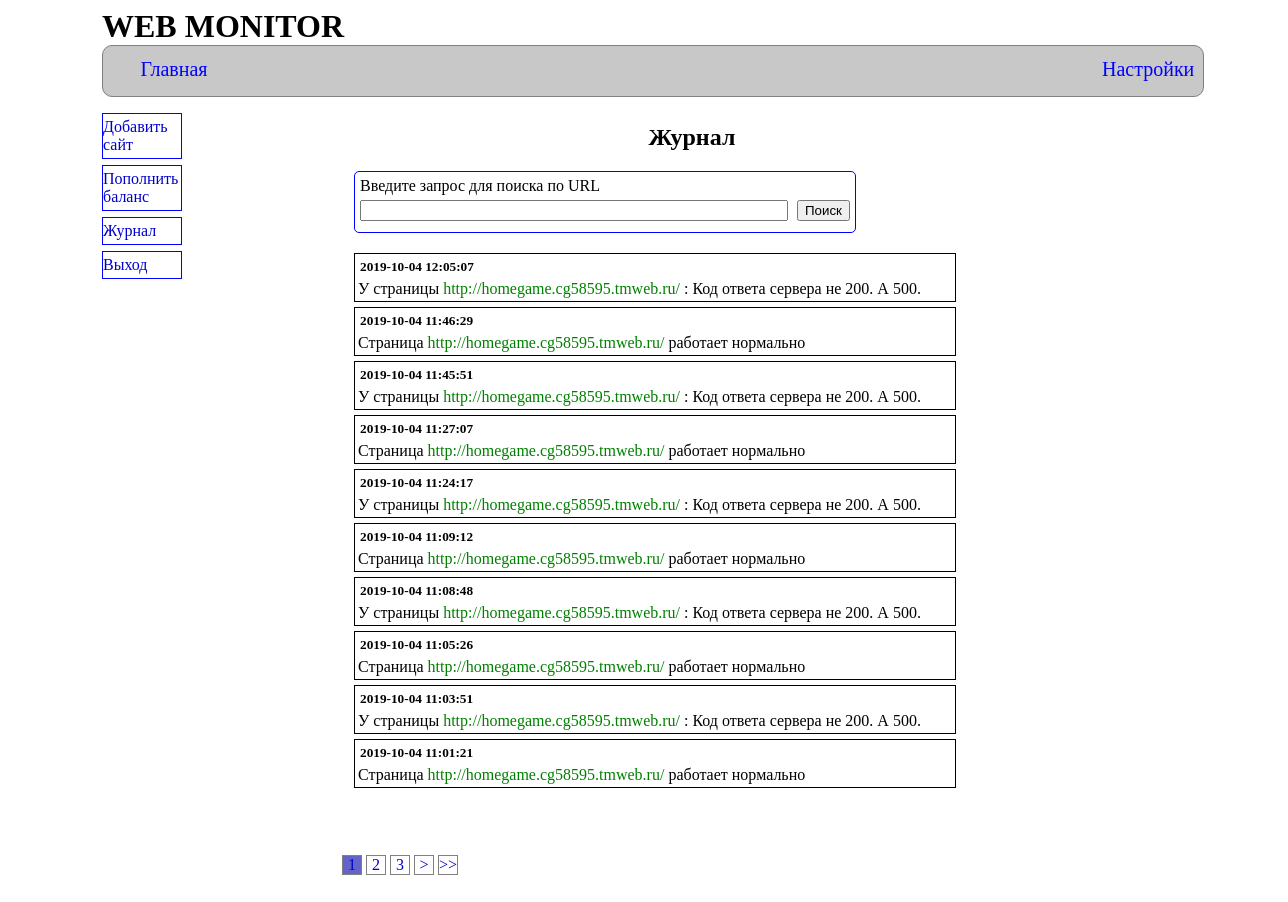
Screenshot of /journal.php?numpage=1 (signed in) with the database file from the repository.
### tables this page shows
CREATE TABLE IF NOT EXISTS `journal` (
  `id` int(11) NOT NULL AUTO_INCREMENT,
  `url` text NOT NULL,
  `response` int(11) NOT NULL,
  `code_check` varchar(6) NOT NULL,
  `time_check` datetime NOT NULL,
  PRIMARY KEY (`id`)
);

### modelJournal.php (the view, shortened to what this page needs)
<?php
class Journal
{
    public function codeToMessage($url,$code,$response,$forSMS=false)
    {
        if ($forSMS==true)
        {
            $result="У страницы {$url} ";
        }
        else
        {
            $result="У страницы <a href='page.php?url={$url}'><span class='urlJournal' > {$url} </span></a>: ";
        }
        if (strcmp($code,'111111')==0)
        {
        if ($forSMS==true)
        {
            return "Страница {$url} работает нормально.";
        }
        else
        {
            return "Страница <a href='page.php?url={$url}'><span class='urlJournal'> {$url} </span></a> работает нормально";
        }
        }
        if ($code[0]=='0')
        {
            $result.="Код ответа сервера не 200. А ".$response.".";
            return $result;
        }
        if ($code[1]=='0')
        {
            $result.="Размер страницы вышел за допустимый диапозон; ";
        }
        if ($code[2]=='0')
        {
            $result.="h1 не верен; ";
        }
        if ($code[3]=='0')
        {
            $result.="title не верен; ";
        }
        if ($code[5]=='0')
        {
            $result.="description не верен; ";
        }
        return $result;
    }
    public function getArrMessage()
    {
        $conn= connectDB();
        $sql="SELECT url, code_check, time_check, response FROM journal ORDER BY time_check DESC";
        $resultSQL=$conn->query($sql);
        while($row=$resultSQL->fetch(PDO::FETCH_ASSOC))
        {
            $arrCode[]=$row;
        }
        for ($i=0;$i<count($arrCode);$i++)
        {
            $message=$this->codeToMessage($arrCode[$i]['url'],
                    $arrCode[$i]['code_check'],$arrCode[$i]['response'] );
            $resultOne=['time'=>$arrCode[$i]['time_check'],"message"=>$message];
            $result[]=$resultOne;
        }
        return $result;
    }
}

### journal.php (shortened to what this page needs)
<?php
require_once 'functions.php';
require_once 'modelJournal.php';
if (!isset($_SESSION['resultSearch']))
{
    $journal=new Journal();
    $message=$journal->getArrMessage();
}
else
{
   $message=$_SESSION['resultSearch'];
}
$recordInPage=10;
$countRecords=count($message);
$paginPageAll=(int)($countRecords / $recordInPage);
if ($countRecords % $recordInPage!=0) $paginPageAll++;
$numPaginPage=$_GET['numpage'];
$recordBegin=$recordInPage*($numPaginPage-1);
$recordEnb=$recordBegin+$recordInPage;
if ($numPaginPage-2<=1)
{
    $paginBegin=1;
}
 else
{
     $paginBegin=$numPaginPage-2;
}
if ($numPaginPage+2>=$paginPageAll)
{
    $paginEnd=$paginPageAll;
}
 else
{
     $paginEnd=$numPaginPage+2;
}
?>
<!DOCTYPE html>
<html>
    <head>
        <link rel="stylesheet" href="style/main.css" type="text/css">
        <link rel="stylesheet" href="style/journal.css" type="text/css">
    </head>
    <body>
        <header>
            <h1> WEB MONITOR</h1>
            <div id="headDiv">
                <a href="index.php">
                    <div id="headIndexA">
                        <p> Главная</p>
                    </div>
                </a>
                <a href="option.php">
                    <div id="headOptionA">
                        <p> Настройки</p>
                    </div>
                </a>
            </div>
        </header>
        <nav>
            <ul>
                <li><div><a href="/enterUrlPage.php"><p>Добавить сайт</p></a></li></div>
            <li><div> <a href="https://www.smsfeedback.ru/users/invoices/addinvoiceform.php">
                        <p>Пополнить баланс</p></a> </li></div>
            <li><div> <a href="journal.php"><p>Журнал</p></a></li></div>
            <li><div> <a href="serverFunc.php?exit=true"><p>Выход</p></a></li></div>
             </ul>
        </nav>
        <main style="border: none;">
            <h2>Журнал</h2>
            <?php if (!isset($message) && !isset($_SESSION['querySearch'])):?>
                <h3 style="margin-left: 30px;">Нет данных</h3>
            <?php else: ?>
                <div id="divSearchJournal">
                    <form id="searchByJournal" action="serverFunc.php" method="post">
                        <p> Введите запрос для поиска по URL</p>
                        <input type="text" id="textSearchJournal" name="querySearchJournal"
                            value="<?=$_SESSION['querySearch']?>"
                        >
                        <input type="submit" name="btnSearchJournal" value="Поиск">
                    </form>
                </div>
                <?php if ($_SESSION['querySearch']!='' && !isset($_SESSION['resultSearch'])):?>
                    <h4 style="margin-left: 150px"> по вашему запросу ни чего не найдено</h4>
                 <?php else: ?>
                    <?php for ($i=$recordBegin;$i<$recordEnb;$i++):
                     ?>
                         <div class="divMessageJournal">
                             <h5><?= $message[$i]['time']?> </h5>
                             <p><?= $message[$i]['message']?></p>
                         </div>
                     <?php endfor?>
                <?php endif;?>
            <?php endif?>
            <?php if ($paginPageAll>1):?>
                <div id="paginator">
                    <?php
                       for ($i=$paginBegin;$i<=$paginEnd;$i++):
                    ?>
                        <div class="divPaginator <?php if($numPaginPage==$i) echo " divPaginChecked" ?>">
                            <a href="journal.php?numpage=<?=$i?>"><p><?= $i?> </p></a>
                        </div>
                    <?php endfor;?>
                    <?php if($numPaginPage<$paginPageAll):?>
                        <div class="divPaginator">
                                <a href="journal.php?numpage=<?=$numPaginPage+1?>"><p>> </p></a>
                        </div>
                        <div class="divPaginator">
                                <a href="journal.php?numpage=<?=$paginPageAll?>"><p>>> </p></a>
                        </div>
                    <?php endif;?>
                </div>
            <?php endif;?>
        </main>
    </body>
</html>

### style/main.css (style rules this page uses)
body { position:absolute; width: 1100px; left: 50%; transform: translate(50,0); }
h1 { margin-bottom: 0px; margin-top: 0px; }
#headDiv { background-color: rgb(200,200,200); border-radius: 10px; border: 1px solid gray; width: 100%; height: 50px; }
#headIndexA,#headOptionA { position: absolute; display: inline; color: blue; margin-top: -8px; font-size: 15pt; }
#headIndexA { left: 2%; width: 100px; height: 60px; }
#headIndexA>p { text-align: center; }
#headOptionA { left:1000px; width: 100px; height: 60px; }
main { border: 1px solid gray; }
nav { position: absolute; height:200px; width: 80px; float:left; z-index: 5; margin-top: 10px; }
main { position: relative; top: 7px; left: 100px; width: 980px; height: 800px; margin-top: 10px; }
ul { padding-left: 0px; margin: 0px; }
ul>li { list-style-type: none; }
ul>li>div { border: 1px solid blue; margin: 6px 0px; }
ul>li>div>a>p { margin:4px 0px; }
#paginator { position: relative; top: 65px; left:30px; }
.divPaginator { display:inline-block; width:18px; height:18px; border: 1px solid gray; margin: 2px 0px; }
.divPaginator p { margin:0px; text-align: center; }
.divPaginator a { text-decoration: none; }
.divPaginChecked { background-color: rgb(100,100,200); }
a { outline: none !important; text-decoration: none; color: #00C; }

### style/journal.css (style rules this page uses)
#divSearchJournal { position: relative; left: 15%; width: 500px; height: 60px; border: 1px solid blue; border-radius: 5px; margin-left: 5px; margin-top: 10px; margin-bottom: 20px; }
#divSearchJournal p { margin: 5px; }
#divSearchJournal input { margin-left: 5px; }
#textSearchJournal { width: 420px; }
.divMessageJournal { position: relative; left: 15%; width: 600px; border: 1px solid black; margin: 5px; }
.divMessageJournal h5 { margin: 5px; }
.divMessageJournal p { margin: 3px; }
.urlJournal { color: green; }
h2 { text-align:center; }

### journal.php (style rules this page uses)
#paginator { position: relative; top: 60px; left:140px; margin-bottom: 30px; }

### rows the page displays
journal: time "2019-10-04 12:05:07", url "http://homegame.cg58595.tmweb.ru/", message "Код ответа сервера не 200. А 500."
journal: time "2019-10-04 11:46:29", url "http://homegame.cg58595.tmweb.ru/"
journal: time "2019-10-04 11:45:51", url "http://homegame.cg58595.tmweb.ru/", message "Код ответа сервера не 200. А 500."
journal: time "2019-10-04 11:27:07", url "http://homegame.cg58595.tmweb.ru/"
journal: time "2019-10-04 11:24:17", url "http://homegame.cg58595.tmweb.ru/", message "Код ответа сервера не 200. А 500."
journal: time "2019-10-04 11:09:12", url "http://homegame.cg58595.tmweb.ru/"
journal: time "2019-10-04 11:08:48", url "http://homegame.cg58595.tmweb.ru/", message "Код ответа сервера не 200. А 500."
journal: time "2019-10-04 11:05:26", url "http://homegame.cg58595.tmweb.ru/"
journal: time "2019-10-04 11:03:51", url "http://homegame.cg58595.tmweb.ru/", message "Код ответа сервера не 200. А 500."
journal: time "2019-10-04 11:01:21", url "http://homegame.cg58595.tmweb.ru/"
